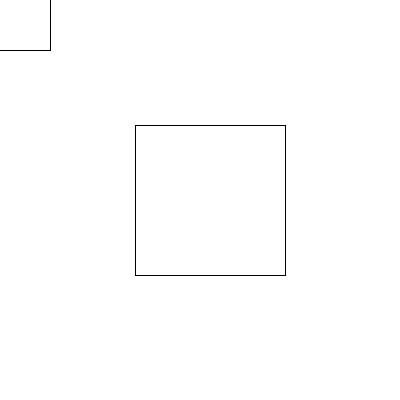
Frame 1 (no input)
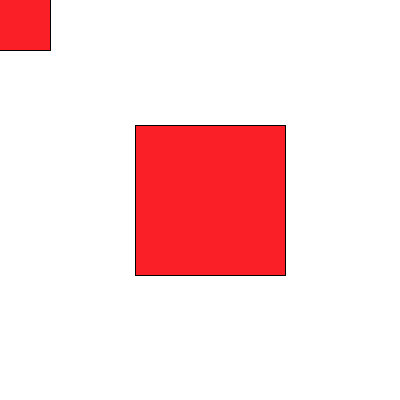
Frame 60 (the mouse pressed at the canvas centre just before this capture)
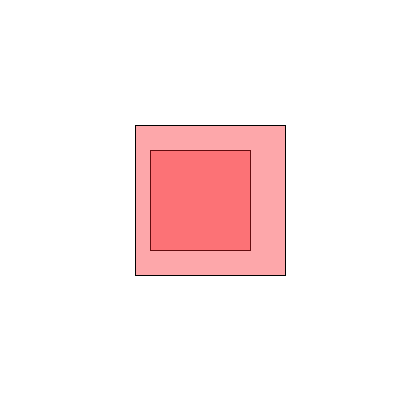
Frame 120 (the mouse held since frame 60 and released just before this capture)

The Processing sketch that drew these frames (run headless with seeded random() and noise(); from frame 60 on, the mouse is pressed at the canvas centre):

// Processing sketch: processing_54438
// ── processing_54438.pde

//Problem Set 2 - Question 4
//Vanessa Faienza

void setup() {
  size(400, 400);
  smooth();
}
 
void draw() {
  background(255);
  rectMode(CENTER);
   
  if(intersect(mouseX, mouseY, 210, 200, 100, 100, 150, 150))
  fill(250, 30, 38, 100);
  else fill(250, 30, 38);
}
 
 
boolean intersect(float x, float y, float x2, float y2, float w, float h, float w2, float h2) {
  rect(x, y, w, h);
  rect(x2, y2, w2, h2);
   
  float d = dist(x, y, x2, y2);
  if(w/2+w2/2 < d || h/2+h2/2 < d) return false;
  else return true;
}

                
                
